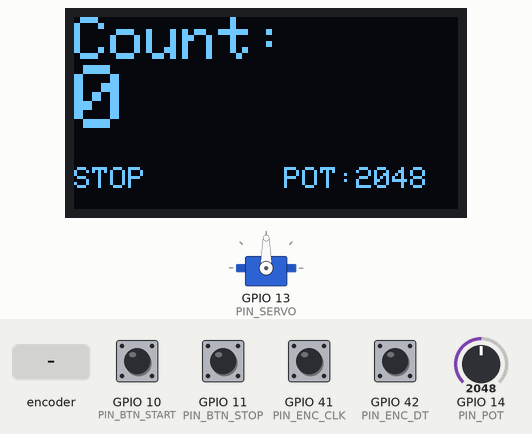
Recording of a sketch running on a simulated ESP32-S3. On the bench: 128×64 one-colour display, servo. Inputs (shaded band) come from the test bench; at power-on: GPIO 10 (PIN_BTN_START), GPIO 11 (PIN_BTN_STOP), GPIO 41 (PIN_ENC_CLK), GPIO 42 (PIN_ENC_DT) HIGH, GPIO 14 (PIN_POT) = 2048. What the sketch prints to the serial monitor is not drawn.

Above: at 1.2 s.
1.3 s: GPIO 10 (PIN_BTN_START) pulled LOW for 0.15 s
At 1.47 s:
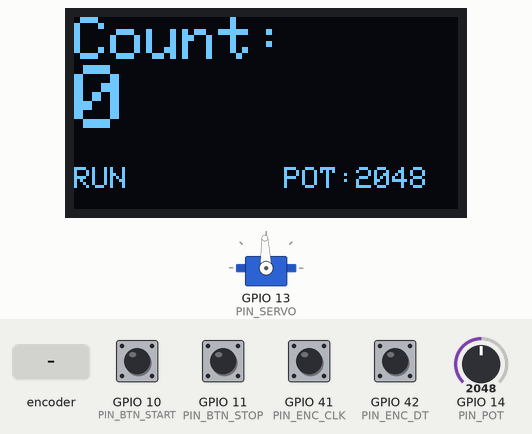
2.0 s: GPIO 11 (PIN_BTN_STOP) pulled LOW for 0.15 s
At 3.3 s:
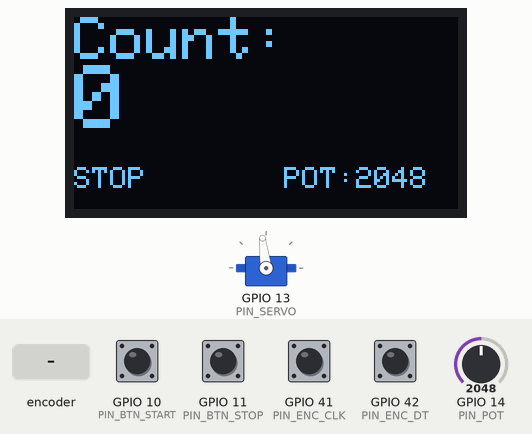
3.6 s: GPIO 10 (PIN_BTN_START) pulled LOW for 1 s
At 4.35 s:
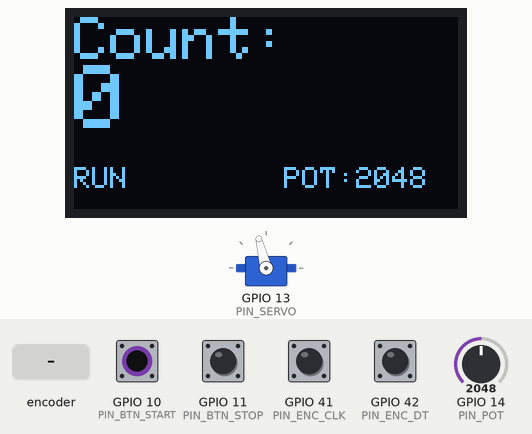
5.2 s: GPIO 14 (PIN_POT) set to 491
7.1 s: rotary encoder on GPIO 41 (PIN_ENC_CLK) / GPIO 42 (PIN_ENC_DT) turned 1 step (first pin leading)
8.8 s: GPIO 11 (PIN_BTN_STOP) pulled LOW for 1 s
At 9.4 s:
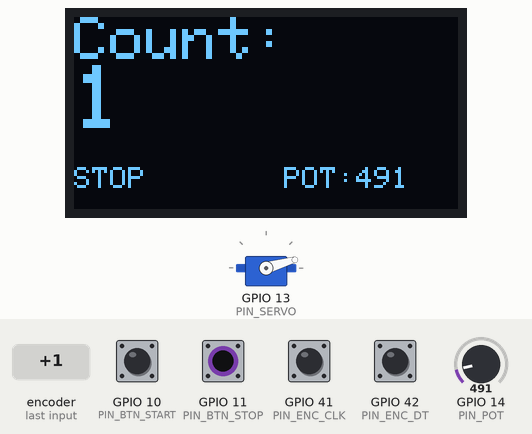
Timing chart, 0 to 11.8 s (numbered marks = the images above; inputs shaded):
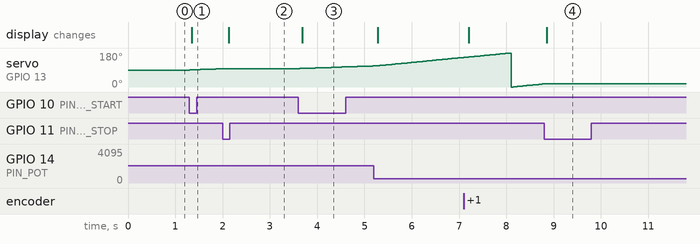

The sketch:

Mini_project.ino
```cpp
#include <Arduino.h>
#include <Wire.h>
#include <Adafruit_GFX.h>
#include <Adafruit_SSD1306.h>
#include <ESP32Servo.h>

#include "freertos/FreeRTOS.h"
#include "freertos/task.h"
#include "freertos/semphr.h"
#include "freertos/queue.h"

#define PIN_POT   14
#define PIN_SERVO 13

#define PIN_BTN_START 10
#define PIN_BTN_STOP  11

#define PIN_ENC_CLK   41
#define PIN_ENC_DT    42

// OLED
Adafruit_SSD1306 display(128, 64, &Wire);

// RTOS Objects
SemaphoreHandle_t semStart;
SemaphoreHandle_t semStop;
QueueHandle_t queueEncoder;
SemaphoreHandle_t mutexOLED;
SemaphoreHandle_t mutexServo;

// Internal State
volatile bool servoRunning = false;
volatile long encoderCount = 0;

// Servo
Servo myServo;

// Encoder state variables
volatile int lastEncState = 0;
volatile unsigned long lastEncTime = 0;
const unsigned long ENC_DEBOUNCE = 1000; // 1ms debounce

// ========================== ISR Section ==========================

void IRAM_ATTR isrStartButton() {
  xSemaphoreGiveFromISR(semStart, NULL);
}

void IRAM_ATTR isrStopButton() {
  xSemaphoreGiveFromISR(semStop, NULL);
}

void IRAM_ATTR isrEncoder() {
  if (!servoRunning) return;

  if (micros() - lastEncTime < ENC_DEBOUNCE) return;
  lastEncTime = micros();

  int clkState = digitalRead(PIN_ENC_CLK);
  int dtState = digitalRead(PIN_ENC_DT);

  if (clkState == HIGH) {
    int step = (dtState == LOW) ? 1 : -1;

    BaseType_t xHigherPriorityTaskWoken = pdFALSE;
    xQueueSendFromISR(queueEncoder, &step, &xHigherPriorityTaskWoken);

    if (xHigherPriorityTaskWoken) {
      portYIELD_FROM_ISR();
    }
  }
  lastEncState = clkState;
}

// ========================== TASK: SERVO ==========================

void taskServo(void *pvParams) {
  pinMode(PIN_POT, INPUT);
  myServo.attach(PIN_SERVO);

  int angle = 90;
  myServo.write(angle);

  for (;;) {
    // Handle START/STOP buttons
    if (xSemaphoreTake(semStart, 0) == pdTRUE) {
      servoRunning = true;
      Serial.println("START - Servo RUNNING - Encoder ACTIVE");
    }
    if (xSemaphoreTake(semStop, 0) == pdTRUE) {
      servoRunning = false;
      Serial.println("STOP - Servo STOPPED - Encoder INACTIVE");
    }

    // Read potentiometer for speed
    int potValue = analogRead(PIN_POT);
    int speedDelay = map(potValue, 0, 4095, 20, 200);

    if (servoRunning) {
      xSemaphoreTake(mutexServo, portMAX_DELAY);
      angle = (angle + 1) % 181;
      myServo.write(angle);
      xSemaphoreGive(mutexServo);
      vTaskDelay(speedDelay / portTICK_PERIOD_MS);
    } else {
      vTaskDelay(50 / portTICK_PERIOD_MS);
    }
  }
}

// ========================== TASK: OLED ==========================

void taskOLED(void *pvParams) {
  display.clearDisplay();
  display.setTextSize(1);
  display.setTextColor(SSD1306_WHITE);

  long lastCount = -1;
  bool lastState = false;
  int lastPotValue = -1; // Untuk melacak perubahan potentiometer

  for (;;) {
    // Process encoder queue (hanya akan ada data jika servo running)
    int step = 0;
    while (xQueueReceive(queueEncoder, &step, 0) == pdTRUE) {
      encoderCount += step;
      Serial.print("Encoder: ");
      Serial.print(step > 0 ? "KANAN" : "KIRI");
      Serial.print("(");
      Serial.print(step);
      Serial.print(") | Total: ");
      Serial.println(encoderCount);
    }

    // Baca nilai potentiometer terbaru
    int potValue = analogRead(PIN_POT);

    // Update display jika ada perubahan pada encoder, status, ATAU potentiometer
    if (encoderCount != lastCount || servoRunning != lastState || potValue != lastPotValue) {
      xSemaphoreTake(mutexOLED, portMAX_DELAY);

      display.clearDisplay();
      display.setCursor(0, 0);

      display.setTextSize(2);
      display.println("Count:");
      display.setTextSize(3);
      display.println(encoderCount);

      display.setTextSize(1);
      display.setCursor(0, 50);
      display.print(servoRunning ? "RUN" : "STOP");

      // Tampilkan nilai potentiometer
      display.setCursor(70, 50);
      display.print("POT:");
      display.print(potValue);

      display.display();
      xSemaphoreGive(mutexOLED);

      lastCount = encoderCount;
      lastState = servoRunning;
      lastPotValue = potValue; // Simpan nilai potentiometer terakhir
    }

    vTaskDelay(30 / portTICK_PERIOD_MS);
  }
}

// ========================== SETUP ==========================

void setup() {
  Serial.begin(115200);
  Serial.println("Starting System...");

  pinMode(PIN_BTN_START, INPUT_PULLUP);
  pinMode(PIN_BTN_STOP, INPUT_PULLUP);
  pinMode(PIN_ENC_CLK, INPUT_PULLUP);
  pinMode(PIN_ENC_DT, INPUT_PULLUP);

  lastEncState = digitalRead(PIN_ENC_CLK);

  attachInterrupt(digitalPinToInterrupt(PIN_BTN_START), isrStartButton, FALLING);
  attachInterrupt(digitalPinToInterrupt(PIN_BTN_STOP), isrStopButton, FALLING);
  attachInterrupt(digitalPinToInterrupt(PIN_ENC_CLK), isrEncoder, CHANGE);

  Wire.begin(5, 4);
  if (!display.begin(SSD1306_SWITCHCAPVCC, 0x3C)) {
    Serial.println("OLED allocation failed!");
    while (true);
  }

  semStart = xSemaphoreCreateBinary();
  semStop = xSemaphoreCreateBinary();
  queueEncoder = xQueueCreate(50, sizeof(int));
  mutexOLED = xSemaphoreCreateMutex();
  mutexServo = xSemaphoreCreateMutex();

  xTaskCreate(taskServo, "TaskServo", 4096, NULL, 2, NULL);
  xTaskCreate(taskOLED, "TaskOLED", 4096, NULL, 1, NULL);

  Serial.println("System initialized - Potentiometer value will update in real-time on OLED");
}

void loop() {
  vTaskDelay(1000 / portTICK_PERIOD_MS);
}
```

Measured:
- after the input at 1.3 s, servo on GPIO 13 (PIN_SERVO): moves from 90° to 97° over 0.66 s, starting at once; the display: changes after 0.05 s (image 1)
- after the input at 2.0 s, servo on GPIO 13 (PIN_SERVO): stays 97° (without the input it goes to 98° after 0.08 s); the display: changes after 0.13 s (image 2)
- after the input at 3.6 s, servo on GPIO 13 (PIN_SERVO): moves from 97° to 112° over 1.5 s, starting at once; the display: changes after 0.09 s (image 3)
- after the input at 8.8 s, servo on GPIO 13 (PIN_SERVO): stays 16° (without the input it goes to 17° after 0.00 s); the display: changes after 0.05 s (image 4)
